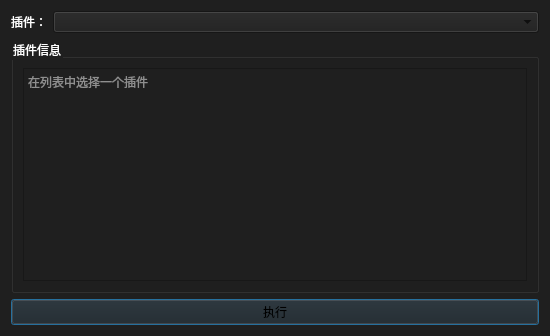
<?xml version="1.0" encoding="UTF-8"?>
<ui version="4.0">
 <class>Plugins</class>
 <widget class="QDialog" name="Plugins">
  <property name="geometry">
   <rect>
    <x>0</x>
    <y>0</y>
    <width>550</width>
    <height>336</height>
   </rect>
  </property>
  <property name="palette">
   <palette>
    <active>
     <colorrole role="WindowText">
      <brush brushstyle="SolidPattern">
       <color alpha="255">
        <red>0</red>
        <green>0</green>
        <blue>0</blue>
       </color>
      </brush>
     </colorrole>
     <colorrole role="Button">
      <brush brushstyle="SolidPattern">
       <color alpha="255">
        <red>255</red>
        <green>255</green>
        <blue>255</blue>
       </color>
      </brush>
     </colorrole>
     <colorrole role="Light">
      <brush brushstyle="SolidPattern">
       <color alpha="255">
        <red>255</red>
        <green>255</green>
        <blue>255</blue>
       </color>
      </brush>
     </colorrole>
     <colorrole role="Midlight">
      <brush brushstyle="SolidPattern">
       <color alpha="255">
        <red>255</red>
        <green>255</green>
        <blue>255</blue>
       </color>
      </brush>
     </colorrole>
     <colorrole role="Dark">
      <brush brushstyle="SolidPattern">
       <color alpha="255">
        <red>127</red>
        <green>127</green>
        <blue>127</blue>
       </color>
      </brush>
     </colorrole>
     <colorrole role="Mid">
      <brush brushstyle="SolidPattern">
       <color alpha="255">
        <red>170</red>
        <green>170</green>
        <blue>170</blue>
       </color>
      </brush>
     </colorrole>
     <colorrole role="Text">
      <brush brushstyle="SolidPattern">
       <color alpha="255">
        <red>0</red>
        <green>0</green>
        <blue>0</blue>
       </color>
      </brush>
     </colorrole>
     <colorrole role="BrightText">
      <brush brushstyle="SolidPattern">
       <color alpha="255">
        <red>255</red>
        <green>255</green>
        <blue>255</blue>
       </color>
      </brush>
     </colorrole>
     <colorrole role="ButtonText">
      <brush brushstyle="SolidPattern">
       <color alpha="255">
        <red>0</red>
        <green>0</green>
        <blue>0</blue>
       </color>
      </brush>
     </colorrole>
     <colorrole role="Base">
      <brush brushstyle="SolidPattern">
       <color alpha="255">
        <red>255</red>
        <green>255</green>
        <blue>255</blue>
       </color>
      </brush>
     </colorrole>
     <colorrole role="Window">
      <brush brushstyle="SolidPattern">
       <color alpha="255">
        <red>255</red>
        <green>255</green>
        <blue>255</blue>
       </color>
      </brush>
     </colorrole>
     <colorrole role="Shadow">
      <brush brushstyle="SolidPattern">
       <color alpha="255">
        <red>0</red>
        <green>0</green>
        <blue>0</blue>
       </color>
      </brush>
     </colorrole>
     <colorrole role="AlternateBase">
      <brush brushstyle="SolidPattern">
       <color alpha="255">
        <red>255</red>
        <green>255</green>
        <blue>255</blue>
       </color>
      </brush>
     </colorrole>
     <colorrole role="ToolTipBase">
      <brush brushstyle="SolidPattern">
       <color alpha="255">
        <red>255</red>
        <green>255</green>
        <blue>220</blue>
       </color>
      </brush>
     </colorrole>
     <colorrole role="ToolTipText">
      <brush brushstyle="SolidPattern">
       <color alpha="255">
        <red>0</red>
        <green>0</green>
        <blue>0</blue>
       </color>
      </brush>
     </colorrole>
     <colorrole role="PlaceholderText">
      <brush brushstyle="SolidPattern">
       <color alpha="128">
        <red>0</red>
        <green>0</green>
        <blue>0</blue>
       </color>
      </brush>
     </colorrole>
    </active>
    <inactive>
     <colorrole role="WindowText">
      <brush brushstyle="SolidPattern">
       <color alpha="255">
        <red>0</red>
        <green>0</green>
        <blue>0</blue>
       </color>
      </brush>
     </colorrole>
     <colorrole role="Button">
      <brush brushstyle="SolidPattern">
       <color alpha="255">
        <red>255</red>
        <green>255</green>
        <blue>255</blue>
       </color>
      </brush>
     </colorrole>
     <colorrole role="Light">
      <brush brushstyle="SolidPattern">
       <color alpha="255">
        <red>255</red>
        <green>255</green>
        <blue>255</blue>
       </color>
      </brush>
     </colorrole>
     <colorrole role="Midlight">
      <brush brushstyle="SolidPattern">
       <color alpha="255">
        <red>255</red>
        <green>255</green>
        <blue>255</blue>
       </color>
      </brush>
     </colorrole>
     <colorrole role="Dark">
      <brush brushstyle="SolidPattern">
       <color alpha="255">
        <red>127</red>
        <green>127</green>
        <blue>127</blue>
       </color>
      </brush>
     </colorrole>
     <colorrole role="Mid">
      <brush brushstyle="SolidPattern">
       <color alpha="255">
        <red>170</red>
        <green>170</green>
        <blue>170</blue>
       </color>
      </brush>
     </colorrole>
     <colorrole role="Text">
      <brush brushstyle="SolidPattern">
       <color alpha="255">
        <red>0</red>
        <green>0</green>
        <blue>0</blue>
       </color>
      </brush>
     </colorrole>
     <colorrole role="BrightText">
      <brush brushstyle="SolidPattern">
       <color alpha="255">
        <red>255</red>
        <green>255</green>
        <blue>255</blue>
       </color>
      </brush>
     </colorrole>
     <colorrole role="ButtonText">
      <brush brushstyle="SolidPattern">
       <color alpha="255">
        <red>0</red>
        <green>0</green>
        <blue>0</blue>
       </color>
      </brush>
     </colorrole>
     <colorrole role="Base">
      <brush brushstyle="SolidPattern">
       <color alpha="255">
        <red>255</red>
        <green>255</green>
        <blue>255</blue>
       </color>
      </brush>
     </colorrole>
     <colorrole role="Window">
      <brush brushstyle="SolidPattern">
       <color alpha="255">
        <red>255</red>
        <green>255</green>
        <blue>255</blue>
       </color>
      </brush>
     </colorrole>
     <colorrole role="Shadow">
      <brush brushstyle="SolidPattern">
       <color alpha="255">
        <red>0</red>
        <green>0</green>
        <blue>0</blue>
       </color>
      </brush>
     </colorrole>
     <colorrole role="AlternateBase">
      <brush brushstyle="SolidPattern">
       <color alpha="255">
        <red>255</red>
        <green>255</green>
        <blue>255</blue>
       </color>
      </brush>
     </colorrole>
     <colorrole role="ToolTipBase">
      <brush brushstyle="SolidPattern">
       <color alpha="255">
        <red>255</red>
        <green>255</green>
        <blue>220</blue>
       </color>
      </brush>
     </colorrole>
     <colorrole role="ToolTipText">
      <brush brushstyle="SolidPattern">
       <color alpha="255">
        <red>0</red>
        <green>0</green>
        <blue>0</blue>
       </color>
      </brush>
     </colorrole>
     <colorrole role="PlaceholderText">
      <brush brushstyle="SolidPattern">
       <color alpha="128">
        <red>0</red>
        <green>0</green>
        <blue>0</blue>
       </color>
      </brush>
     </colorrole>
    </inactive>
    <disabled>
     <colorrole role="WindowText">
      <brush brushstyle="SolidPattern">
       <color alpha="255">
        <red>127</red>
        <green>127</green>
        <blue>127</blue>
       </color>
      </brush>
     </colorrole>
     <colorrole role="Button">
      <brush brushstyle="SolidPattern">
       <color alpha="255">
        <red>255</red>
        <green>255</green>
        <blue>255</blue>
       </color>
      </brush>
     </colorrole>
     <colorrole role="Light">
      <brush brushstyle="SolidPattern">
       <color alpha="255">
        <red>255</red>
        <green>255</green>
        <blue>255</blue>
       </color>
      </brush>
     </colorrole>
     <colorrole role="Midlight">
      <brush brushstyle="SolidPattern">
       <color alpha="255">
        <red>255</red>
        <green>255</green>
        <blue>255</blue>
       </color>
      </brush>
     </colorrole>
     <colorrole role="Dark">
      <brush brushstyle="SolidPattern">
       <color alpha="255">
        <red>127</red>
        <green>127</green>
        <blue>127</blue>
       </color>
      </brush>
     </colorrole>
     <colorrole role="Mid">
      <brush brushstyle="SolidPattern">
       <color alpha="255">
        <red>170</red>
        <green>170</green>
        <blue>170</blue>
       </color>
      </brush>
     </colorrole>
     <colorrole role="Text">
      <brush brushstyle="SolidPattern">
       <color alpha="255">
        <red>127</red>
        <green>127</green>
        <blue>127</blue>
       </color>
      </brush>
     </colorrole>
     <colorrole role="BrightText">
      <brush brushstyle="SolidPattern">
       <color alpha="255">
        <red>255</red>
        <green>255</green>
        <blue>255</blue>
       </color>
      </brush>
     </colorrole>
     <colorrole role="ButtonText">
      <brush brushstyle="SolidPattern">
       <color alpha="255">
        <red>127</red>
        <green>127</green>
        <blue>127</blue>
       </color>
      </brush>
     </colorrole>
     <colorrole role="Base">
      <brush brushstyle="SolidPattern">
       <color alpha="255">
        <red>255</red>
        <green>255</green>
        <blue>255</blue>
       </color>
      </brush>
     </colorrole>
     <colorrole role="Window">
      <brush brushstyle="SolidPattern">
       <color alpha="255">
        <red>255</red>
        <green>255</green>
        <blue>255</blue>
       </color>
      </brush>
     </colorrole>
     <colorrole role="Shadow">
      <brush brushstyle="SolidPattern">
       <color alpha="255">
        <red>0</red>
        <green>0</green>
        <blue>0</blue>
       </color>
      </brush>
     </colorrole>
     <colorrole role="AlternateBase">
      <brush brushstyle="SolidPattern">
       <color alpha="255">
        <red>255</red>
        <green>255</green>
        <blue>255</blue>
       </color>
      </brush>
     </colorrole>
     <colorrole role="ToolTipBase">
      <brush brushstyle="SolidPattern">
       <color alpha="255">
        <red>255</red>
        <green>255</green>
        <blue>220</blue>
       </color>
      </brush>
     </colorrole>
     <colorrole role="ToolTipText">
      <brush brushstyle="SolidPattern">
       <color alpha="255">
        <red>0</red>
        <green>0</green>
        <blue>0</blue>
       </color>
      </brush>
     </colorrole>
     <colorrole role="PlaceholderText">
      <brush brushstyle="SolidPattern">
       <color alpha="128">
        <red>0</red>
        <green>0</green>
        <blue>0</blue>
       </color>
      </brush>
     </colorrole>
    </disabled>
   </palette>
  </property>
  <property name="windowTitle">
   <string>插件列表</string>
  </property>
  <property name="windowIcon">
   <iconset resource="src.qrc">
    <normaloff>:/imag/icon.png</normaloff>:/imag/icon.png</iconset>
  </property>
  <property name="styleSheet">
   <string notr="true">background-color: rgb(31,31,31);</string>
  </property>
  <layout class="QFormLayout" name="formLayout">
   <item row="0" column="0">
    <widget class="QLabel" name="label">
     <property name="styleSheet">
      <string notr="true">color: rgb(255, 255, 255);</string>
     </property>
     <property name="text">
      <string>插件：</string>
     </property>
    </widget>
   </item>
   <item row="0" column="1">
    <widget class="QComboBox" name="plul">
     <property name="currentIndex">
      <number>-1</number>
     </property>
    </widget>
   </item>
   <item row="1" column="0" colspan="2">
    <widget class="QGroupBox" name="groupBox">
     <property name="styleSheet">
      <string notr="true">color: rgb(255, 255, 255);</string>
     </property>
     <property name="title">
      <string>插件信息</string>
     </property>
     <layout class="QGridLayout" name="gridLayout">
      <item row="0" column="0">
       <widget class="QPlainTextEdit" name="about">
        <property name="styleSheet">
         <string notr="true">color: rgb(255, 255, 255);</string>
        </property>
        <property name="readOnly">
         <bool>true</bool>
        </property>
        <property name="placeholderText">
         <string>在列表中选择一个插件</string>
        </property>
       </widget>
      </item>
     </layout>
    </widget>
   </item>
   <item row="2" column="0" colspan="2">
    <widget class="QPushButton" name="okb">
     <property name="text">
      <string>执行</string>
     </property>
    </widget>
   </item>
  </layout>
 </widget>
 <resources>
  <include location="src.qrc"/>
 </resources>
 <connections/>
</ui>
